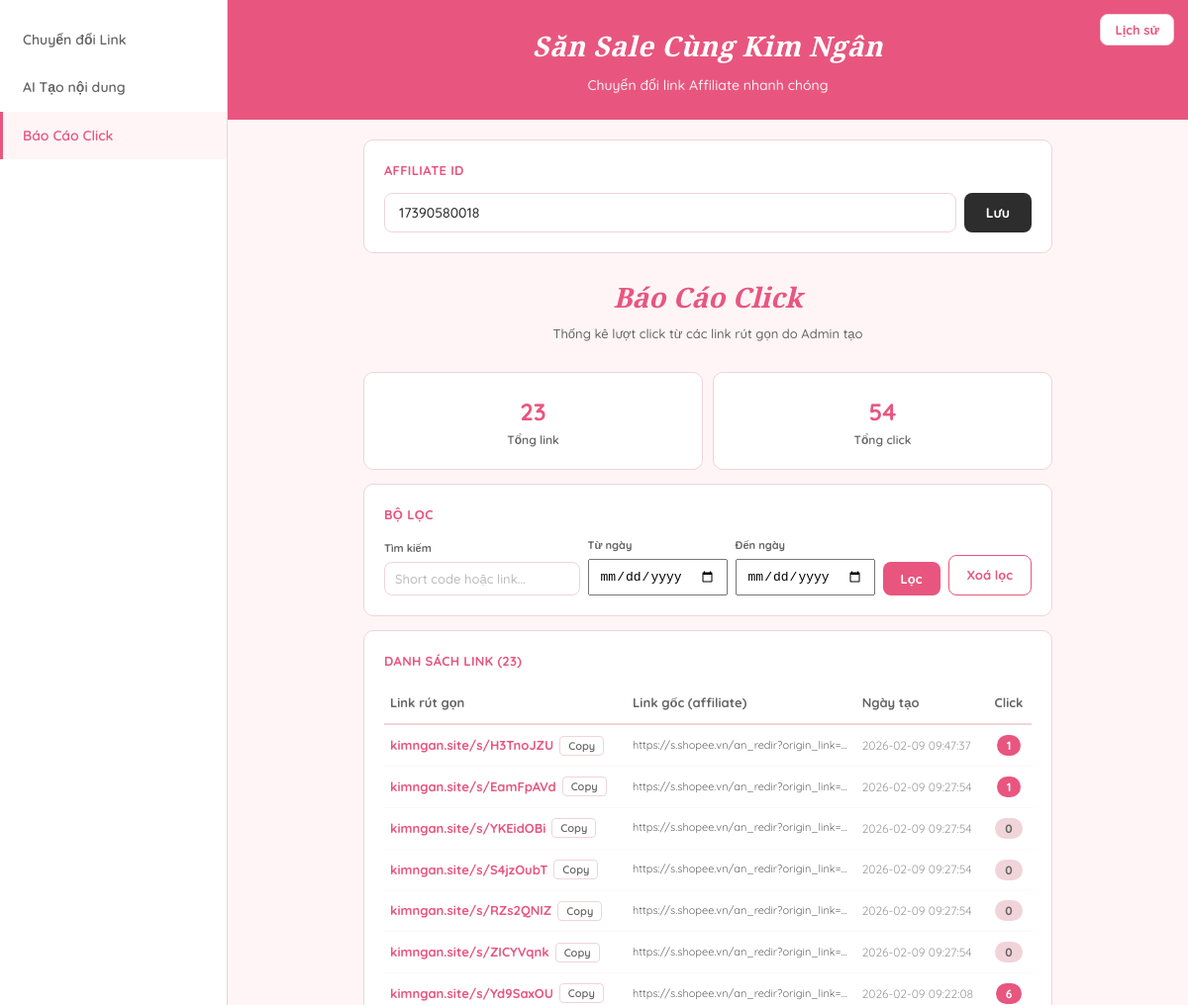
Before: /admin/click-report (signed in, upper part) with the older database file.
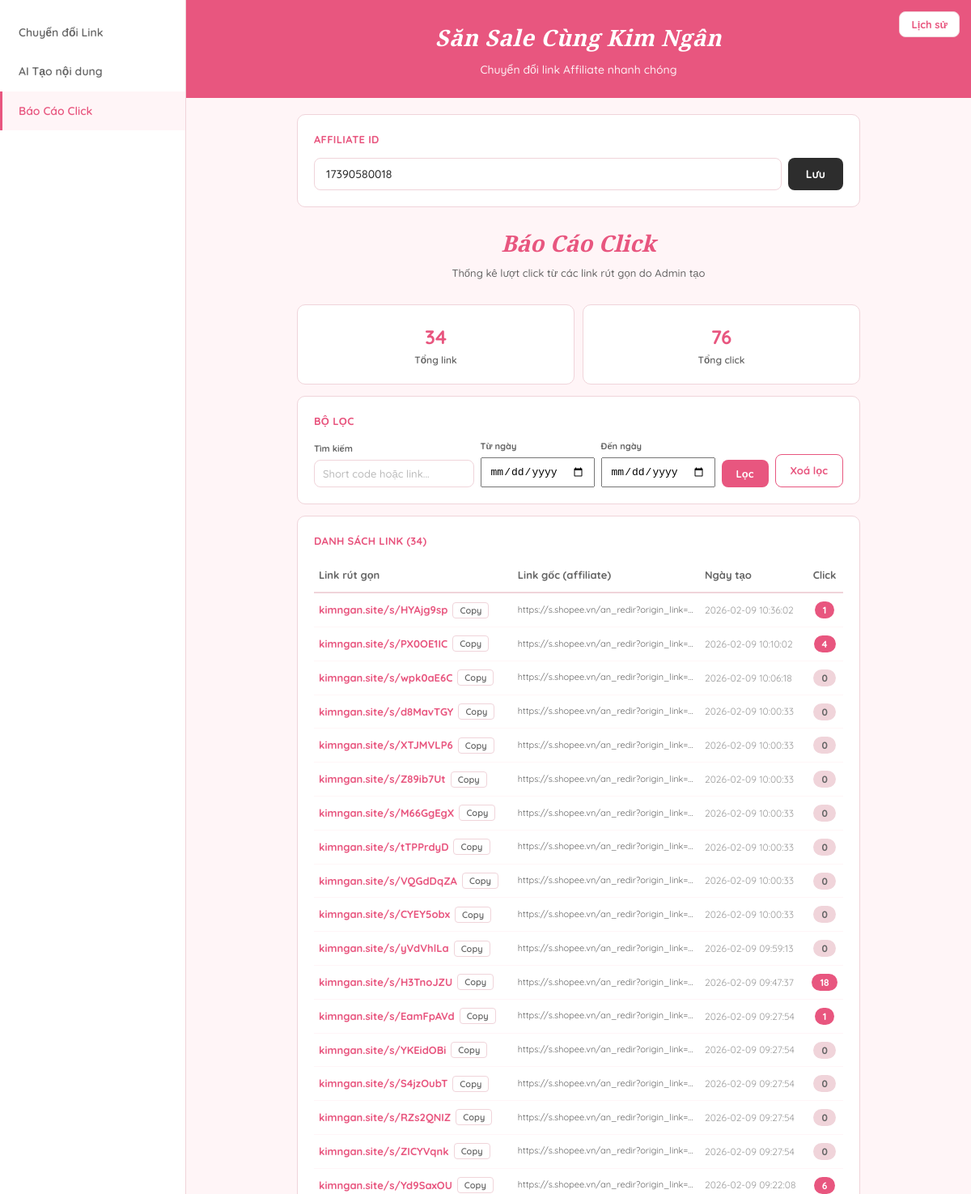
After: the same page with the newer database file.
### tables this page shows
CREATE TABLE settings (
            key TEXT PRIMARY KEY,
            value TEXT NOT NULL
        );

CREATE TABLE short_links (
            id INTEGER PRIMARY KEY AUTOINCREMENT,
            short_code TEXT UNIQUE NOT NULL,
            target_url TEXT NOT NULL,
            created_at TIMESTAMP DEFAULT CURRENT_TIMESTAMP,
            click_count INTEGER DEFAULT 0
        , created_by TEXT DEFAULT NULL);

### app.py (the view)
@app.route("/admin/click-report")
@login_required
def admin_click_report():
    affiliate_id = get_setting("affiliate_id", "")
    search = request.args.get("q", "")
    date_from = request.args.get("from", "")
    date_to = request.args.get("to", "")
    links = get_admin_short_links(search=search, date_from=date_from, date_to=date_to)
    total_clicks = sum(l["click_count"] for l in links)
    return render_template(
        "admin.html",
        page="click-report",
        affiliate_id=affiliate_id,
        user=session.get("user"),
        report_links=links,
        total_clicks=total_clicks,
        total_links=len(links),
        search=search,
        date_from=date_from,
        date_to=date_to,
        short_domain=SHORT_DOMAIN,
    )

### app.py (called while the page is built)
def login_required(f):
    @wraps(f)
    def decorated(*args, **kwargs):
        if "user" not in session:
            return redirect(url_for("login_page"))
        return f(*args, **kwargs)
    return decorated

### database.py (called while the page is built)
def get_db():
    conn = sqlite3.connect(DB_PATH)
    conn.row_factory = sqlite3.Row
    return conn

def get_setting(key, default=""):
    conn = get_db()
    row = conn.execute("SELECT value FROM settings WHERE key = ?", (key,)).fetchone()
    conn.close()
    return row["value"] if row else default

def get_admin_short_links(search="", date_from="", date_to=""):
    conn = get_db()
    query = "SELECT * FROM short_links WHERE created_by IS NOT NULL"
    params = []
    if search:
        query += " AND (short_code LIKE ? OR target_url LIKE ?)"
        params.extend([f"%{search}%", f"%{search}%"])
    if date_from:
        query += " AND date(created_at) >= ?"
        params.append(date_from)
    if date_to:
        query += " AND date(created_at) <= ?"
        params.append(date_to)
    query += " ORDER BY created_at DESC"
    rows = conn.execute(query, params).fetchall()
    conn.close()
    return [dict(r) for r in rows]

### templates/admin.html (shortened to what this page needs)
<!DOCTYPE html>
<html lang="vi">
<head>
</head>
<body>
    <button class="toggle-history" onclick="toggleHistory()">Lịch sử</button>
    <aside class="sidebar" id="sidebar">
        <nav class="sidebar-nav">
            <a class="nav-item {{ 'active' if page == 'convert-link' }}" href="/admin/convert-link">Chuyển đổi Link</a>
            <a class="nav-item {{ 'active' if page == 'ai-content' }}" href="/admin/ai-content">AI Tạo nội dung</a>
            <a class="nav-item {{ 'active' if page == 'click-report' }}" href="/admin/click-report">Báo Cáo Click</a>
        </nav>
    </aside>
    <main class="main" id="mainContent">
        <div class="main-header">
            <h2>Săn Sale Cùng Kim Ngân</h2>
            <p>Chuyển đổi link Affiliate nhanh chóng</p>
        </div>
        <div class="main-body">
            <div class="card">
                <div class="card-title">Affiliate ID</div>
                <div class="aff-row">
                    <input type="text" id="affiliateId" placeholder="Nhập Affiliate ID của bạn"
                           value="{{ affiliate_id }}">
                    <button class="btn btn-dark" onclick="saveAffiliate()">Lưu</button>
                </div>
            </div>
            {% if page == 'convert-link' %}
            <div class="page-title">
                <h3>Chuyển đổi Link</h3>
                <p>Dán link Shopee &mdash; Nhận link Affiliate ngay</p>
            </div>
            <div class="card">
                <div class="card-title">Nhập Link</div>
                <textarea id="linkInput" placeholder="Dán link Shopee vào đây (mỗi link 1 dòng)..." style="min-height:120px;"></textarea>
                <div class="input-actions">
                    <button class="btn btn-outline" onclick="pasteTo('linkInput','linkStatus')">Paste nhanh</button>
                    <button class="btn btn-primary" id="linkConvertBtn" onclick="convertLink()">Chuyển đổi</button>
                </div>
                <div id="linkStatus" class="status"></div>
            </div>
            <div class="card link-results" id="linkResults">
                <div class="card-title">Kết quả</div>
                <textarea id="linkResultOutput" readonly></textarea>
                <div style="margin-top:10px;">
                    <button class="copy-btn" onclick="copyField('linkResultOutput', this)">Copy tất cả</button>
                </div>
            </div>
            {% elif page == 'click-report' %}
            <div class="page-title">
                <h3>Báo Cáo Click</h3>
                <p>Thống kê lượt click từ các link rút gọn do Admin tạo</p>
            </div>
            <div style="display:flex;gap:10px;margin-bottom:14px;">
                <div class="card" style="flex:1;text-align:center;margin-bottom:0;">
                    <div style="font-size:24px;font-weight:700;color:var(--primary);">{{ total_links }}</div>
                    <div style="font-size:12px;font-weight:600;color:var(--text-sec);">Tổng link</div>
                </div>
                <div class="card" style="flex:1;text-align:center;margin-bottom:0;">
                    <div style="font-size:24px;font-weight:700;color:var(--primary);">{{ total_clicks }}</div>
                    <div style="font-size:12px;font-weight:600;color:var(--text-sec);">Tổng click</div>
                </div>
            </div>
            <div class="card">
                <div class="card-title">Bộ lọc</div>
                <form method="GET" action="/admin/click-report" style="display:flex;gap:8px;flex-wrap:wrap;align-items:flex-end;">
                    <div style="flex:1;min-width:140px;">
                        <label style="font-size:11px;font-weight:700;color:var(--text-sec);display:block;margin-bottom:4px;">Tìm kiếm</label>
                        <input type="text" name="q" placeholder="Short code hoặc link..." value="{{ search }}" style="padding:8px 10px;font-size:13px;">
                    </div>
                    <div style="min-width:130px;">
                        <label style="font-size:11px;font-weight:700;color:var(--text-sec);display:block;margin-bottom:4px;">Từ ngày</label>
                        <input type="date" name="from" value="{{ date_from }}" style="padding:8px 10px;font-size:13px;">
                    </div>
                    <div style="min-width:130px;">
                        <label style="font-size:11px;font-weight:700;color:var(--text-sec);display:block;margin-bottom:4px;">Đến ngày</label>
                        <input type="date" name="to" value="{{ date_to }}" style="padding:8px 10px;font-size:13px;">
                    </div>
                    <button type="submit" class="btn btn-primary" style="padding:9px 18px;font-size:13px;">Lọc</button>
                    <a href="/admin/click-report" class="btn btn-outline" style="padding:9px 18px;font-size:13px;text-decoration:none;text-align:center;">Xoá lọc</a>
                </form>
            </div>
            <div class="card">
                <div class="card-title">Danh sách link ({{ report_links|length }})</div>
                <div style="overflow-x:auto;">
                    <table style="width:100%;border-collapse:collapse;font-size:13px;">
                        <thead>
                            <tr style="border-bottom:2px solid var(--border);text-align:left;">
                                <th style="padding:10px 6px;font-weight:700;color:var(--text-sec);">Link rút gọn</th>
                                <th style="padding:10px 6px;font-weight:700;color:var(--text-sec);">Link gốc (affiliate)</th>
                                <th style="padding:10px 6px;font-weight:700;color:var(--text-sec);">Ngày tạo</th>
                                <th style="padding:10px 6px;font-weight:700;color:var(--text-sec);text-align:center;">Click</th>
                            </tr>
                        </thead>
                        <tbody>
                            {% if report_links %}
                                {% for link in report_links %}
                                <tr style="border-bottom:1px solid var(--primary-bg);">
                                    <td style="padding:10px 6px;">
                                        <div style="display:flex;align-items:center;gap:6px;">
                                            <a href="/s/{{ link.short_code }}" target="_blank" style="color:var(--primary);font-weight:700;text-decoration:none;font-size:13px;">
                                                {{ short_domain }}/s/{{ link.short_code }}
                                            </a>
                                            <button onclick="navigator.clipboard.writeText('https://{{ short_domain }}/s/{{ link.short_code }}');this.textContent='OK!';setTimeout(()=>this.textContent='Copy',1500)" style="background:none;border:1px solid var(--border);border-radius:4px;padding:2px 8px;cursor:pointer;font-size:11px;font-family:'Quicksand',sans-serif;font-weight:600;color:var(--text-sec);">Copy</button>
                                        </div>
                                    </td>
                                    <td style="padding:10px 6px;max-width:220px;overflow:hidden;text-overflow:ellipsis;white-space:nowrap;font-size:11px;color:var(--text-sec);" title="{{ link.target_url }}">
                                        {{ link.target_url[:90] }}{% if link.target_url|length > 90 %}...{% endif %}
                                    </td>
                                    <td style="padding:10px 6px;font-size:12px;color:var(--text-muted);white-space:nowrap;">{{ link.created_at }}</td>
                                    <td style="padding:10px 6px;text-align:center;">
                                        <span style="background:{% if link.click_count > 0 %}var(--primary){% else %}var(--border){% endif %};color:{% if link.click_count > 0 %}#fff{% else %}var(--text-sec){% endif %};padding:3px 10px;border-radius:12px;font-size:12px;font-weight:700;">
                                            {{ link.click_count }}
                                        </span>
                                    </td>
                                </tr>
                                {% endfor %}
                            {% endif %}
                        </tbody>
                    </table>
                </div>
            </div>
            {% endif %}
        </div>
    </main>
</body>
</html>

### templates/admin.html (style rules this page uses)
* { margin: 0; padding: 0; box-sizing: border-box; }
:root { --primary: #E8567F; --primary-bg: #FFF5F7; --sidebar-bg: #FFFFFF; --card-bg: #FFFFFF; --border: #F0D4DA; --text: #2D2D2D; --text-sec: #666666; --text-muted: #999999; --sidebar-w: 230px; --history-w: 280px; }
body { font-family: 'Quicksand', sans-serif; background: var(--primary-bg); color: var(--text); line-height: 1.6; min-height: 100vh; display: flex; }
.sidebar { width: var(--sidebar-w); background: var(--sidebar-bg); border-right: 1px solid var(--border); display: flex; flex-direction: column; z-index: 100; transition: transform 0.3s ease; position: fixed; top: 0; left: 0; bottom: 0; }
.sidebar-nav { flex: 1; padding: 16px 0; }
.nav-item { display: block; padding: 13px 20px; font-size: 14px; font-weight: 600; color: var(--text-sec); text-decoration: none; border-left: 3px solid transparent; transition: all 0.15s; }
.nav-item.active { background: var(--primary-bg); color: var(--primary); border-left-color: var(--primary); }
.main { margin-left: var(--sidebar-w); flex: 1; display: flex; flex-direction: column; min-height: 100vh; transition: margin 0.3s ease; }
.main-header { background: var(--primary); padding: 24px 32px; color: #fff; text-align: center; }
.main-header h2 { font-family: 'Playfair Display', Georgia, serif; font-size: 28px; font-weight: 700; font-style: italic; letter-spacing: 0.5px; }
.main-header p { font-size: 14px; margin-top: 6px; opacity: 0.9; font-weight: 500; }
.page-title { text-align: center; margin-bottom: 20px; padding: 8px 0; }
.page-title h3 { font-family: 'Playfair Display', Georgia, serif; font-size: 28px; font-weight: 700; font-style: italic; color: var(--primary); margin-bottom: 4px; }
.page-title p { font-size: 13px; color: var(--text-sec); font-weight: 500; }
.main-body { flex: 1; padding: 20px 32px; max-width: 760px; margin: 0 auto; width: 100%; }
.btn { padding: 10px 22px; border: none; border-radius: 8px; font-size: 14px; font-weight: 700; font-family: 'Quicksand', sans-serif; cursor: pointer; transition: opacity 0.15s; white-space: nowrap; }
.btn-primary { background: var(--primary); color: #fff; }
.btn-dark { background: var(--text); color: #fff; }
.btn-outline { background: #fff; color: var(--primary); border: 1.5px solid var(--primary); }
.card { background: var(--card-bg); border-radius: 10px; padding: 20px; margin-bottom: 14px; border: 1px solid var(--border); }
.card-title { font-size: 13px; font-weight: 700; color: var(--primary); margin-bottom: 12px; text-transform: uppercase; letter-spacing: 0.3px; }
input[type="text"], input[type="password"], textarea { width: 100%; padding: 10px 14px; border: 1.5px solid var(--border); border-radius: 8px; font-size: 14px; font-weight: 500; font-family: 'Quicksand', sans-serif; color: var(--text); background: #fff; transition: border-color 0.2s; }
input::placeholder, textarea::placeholder { color: #bbb; }
.aff-row { display: flex; gap: 8px; }
.toggle-history { position: fixed; top: 14px; right: 14px; z-index: 40; background: var(--card-bg); border: 1px solid var(--border); border-radius: 8px; padding: 7px 14px; cursor: pointer; font-size: 13px; font-weight: 700; font-family: 'Quicksand', sans-serif; color: var(--primary); }

Changed rows visible on the page:
added short_links: short_domain "kimngan.site", short_code "HYAjg9sp", target_url "https://s.shopee.vn/an_redir?origin_link=…", created_at "2026-02-09 10:36:02", click_count "1"
added short_links: short_domain "kimngan.site", short_code "PX0OE1IC", target_url "https://s.shopee.vn/an_redir?origin_link=…", created_at "2026-02-09 10:10:02", click_count "4"
added short_links: short_domain "kimngan.site", short_code "wpk0aE6C", target_url "https://s.shopee.vn/an_redir?origin_link=…", created_at "2026-02-09 10:06:18", click_count "0"
added short_links: short_domain "kimngan.site", short_code "d8MavTGY", target_url "https://s.shopee.vn/an_redir?origin_link=…", created_at "2026-02-09 10:00:33", click_count "0"
added short_links: short_domain "kimngan.site", short_code "XTJMVLP6", target_url "https://s.shopee.vn/an_redir?origin_link=…", created_at "2026-02-09 10:00:33", click_count "0"
added short_links: short_domain "kimngan.site", short_code "Z89ib7Ut", target_url "https://s.shopee.vn/an_redir?origin_link=…", created_at "2026-02-09 10:00:33", click_count "0"
added short_links: short_domain "kimngan.site", short_code "M66GgEgX", target_url "https://s.shopee.vn/an_redir?origin_link=…", created_at "2026-02-09 10:00:33", click_count "0"
added short_links: short_domain "kimngan.site", short_code "tTPPrdyD", target_url "https://s.shopee.vn/an_redir?origin_link=…", created_at "2026-02-09 10:00:33", click_count "0"
added short_links: short_domain "kimngan.site", short_code "VQGdDqZA", target_url "https://s.shopee.vn/an_redir?origin_link=…", created_at "2026-02-09 10:00:33", click_count "0"
added short_links: short_domain "kimngan.site", short_code "CYEY5obx", target_url "https://s.shopee.vn/an_redir?origin_link=…", created_at "2026-02-09 10:00:33", click_count "0"
added short_links: short_domain "kimngan.site", short_code "yVdVhlLa", target_url "https://s.shopee.vn/an_redir?origin_link=…", created_at "2026-02-09 09:59:13", click_count "0"
changed short_links "H3TnoJZU": click_count "1" → "18"
Other visible differences:
{{ total_links }}: "23" → "34"
{{ total_clicks }}: "54" → "76"
{{ report_links|length }}: "23" → "34"
